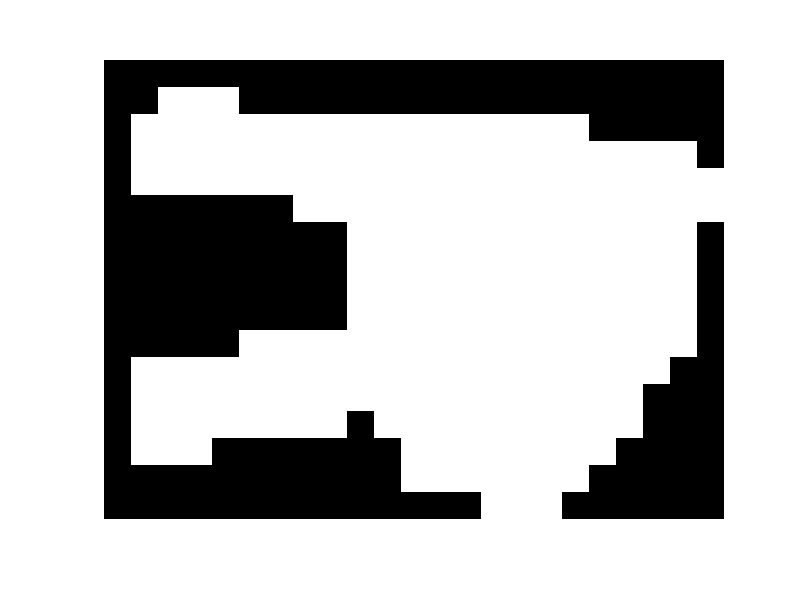
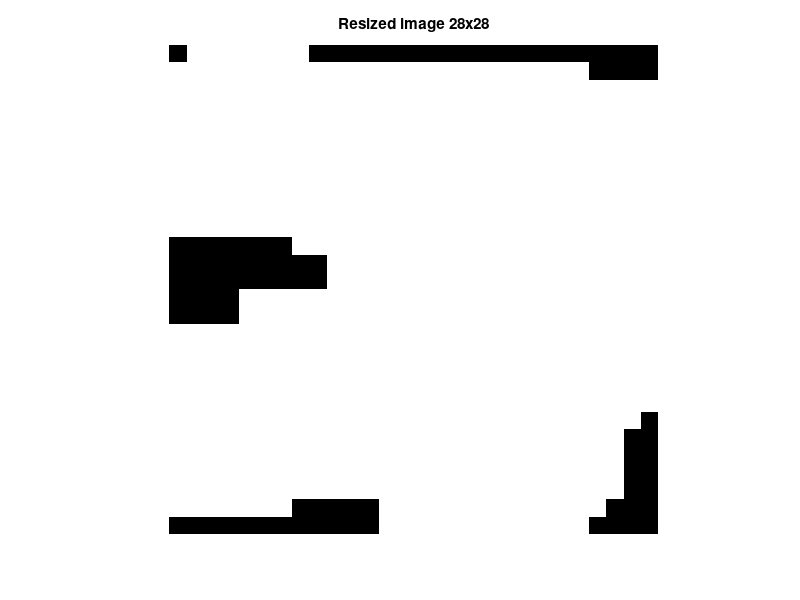

These charts were generated, in order, by the following MATLAB code:

clear;
clc;
close all;

load('binIm.mat');  im = binIm;
% load('grayScaleIm.mat'); im = grayScaleIm;

imshow(im)

sProp = regionprops(im > 0, 'BoundingBox');
bboxes = sProp.BoundingBox;

% Convert from the [x y width height] bounding box format to the [xmin ymin
% xmax ymax] format for convenience.
xmin = bboxes(:,1);
ymin = bboxes(:,2);
xmax = xmin + bboxes(:,3) - 1;
ymax = ymin + bboxes(:,4) - 1;

cropIm = im(floor(bboxes(2)):ceil(bboxes(2) + bboxes(4) - 1),...
    floor(bboxes(1)):ceil(bboxes(1) + bboxes(3) - 1), :);

imshow(cropIm)

rIm = imresize(cropIm, [28, 28]);

figure; imshow(rIm); title('Resized image 28x28');

imwrite(rIm, 'ImForClassifier.png')